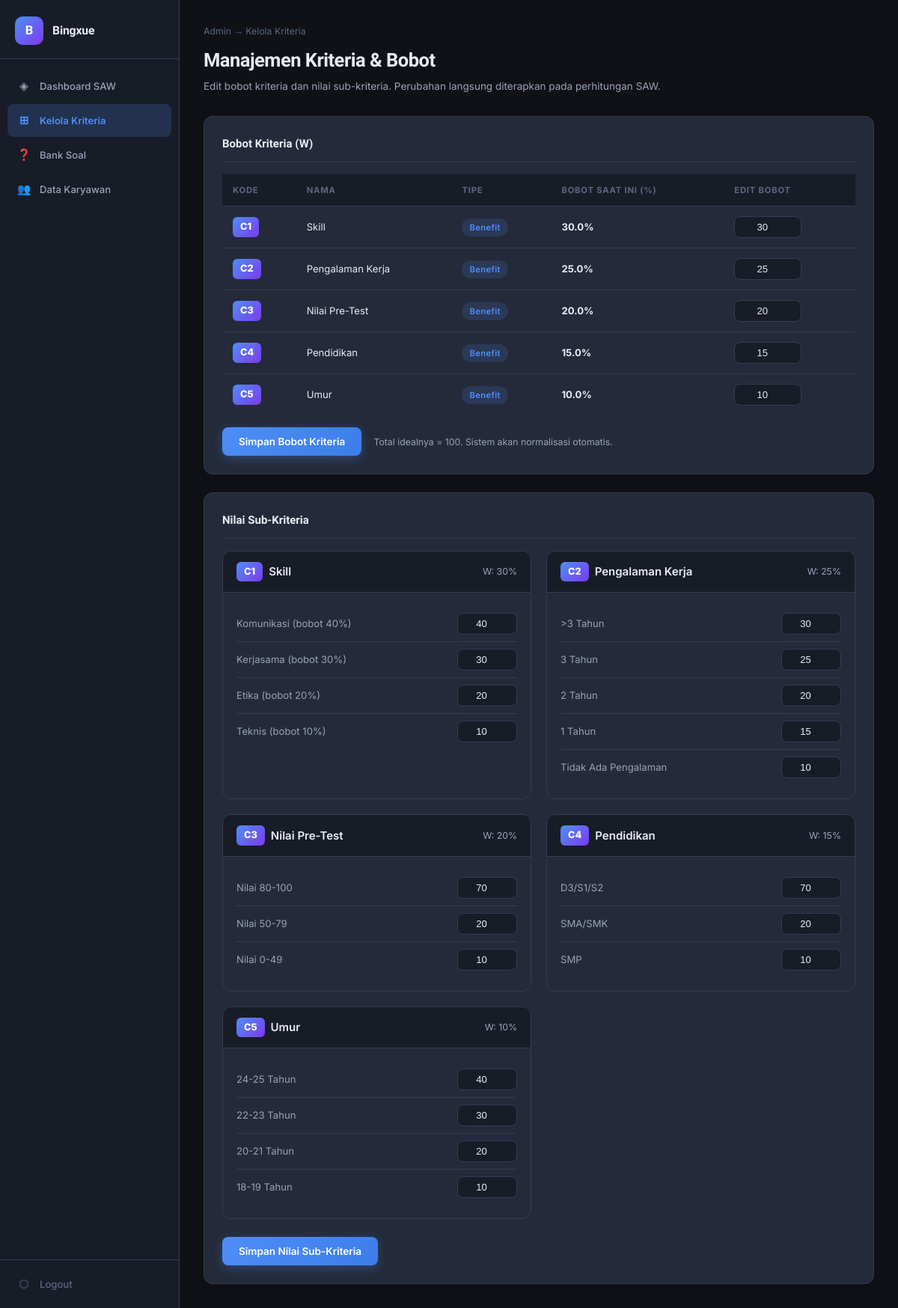
The page /admin_criteria.php (signed in) on the database as committed earlier.
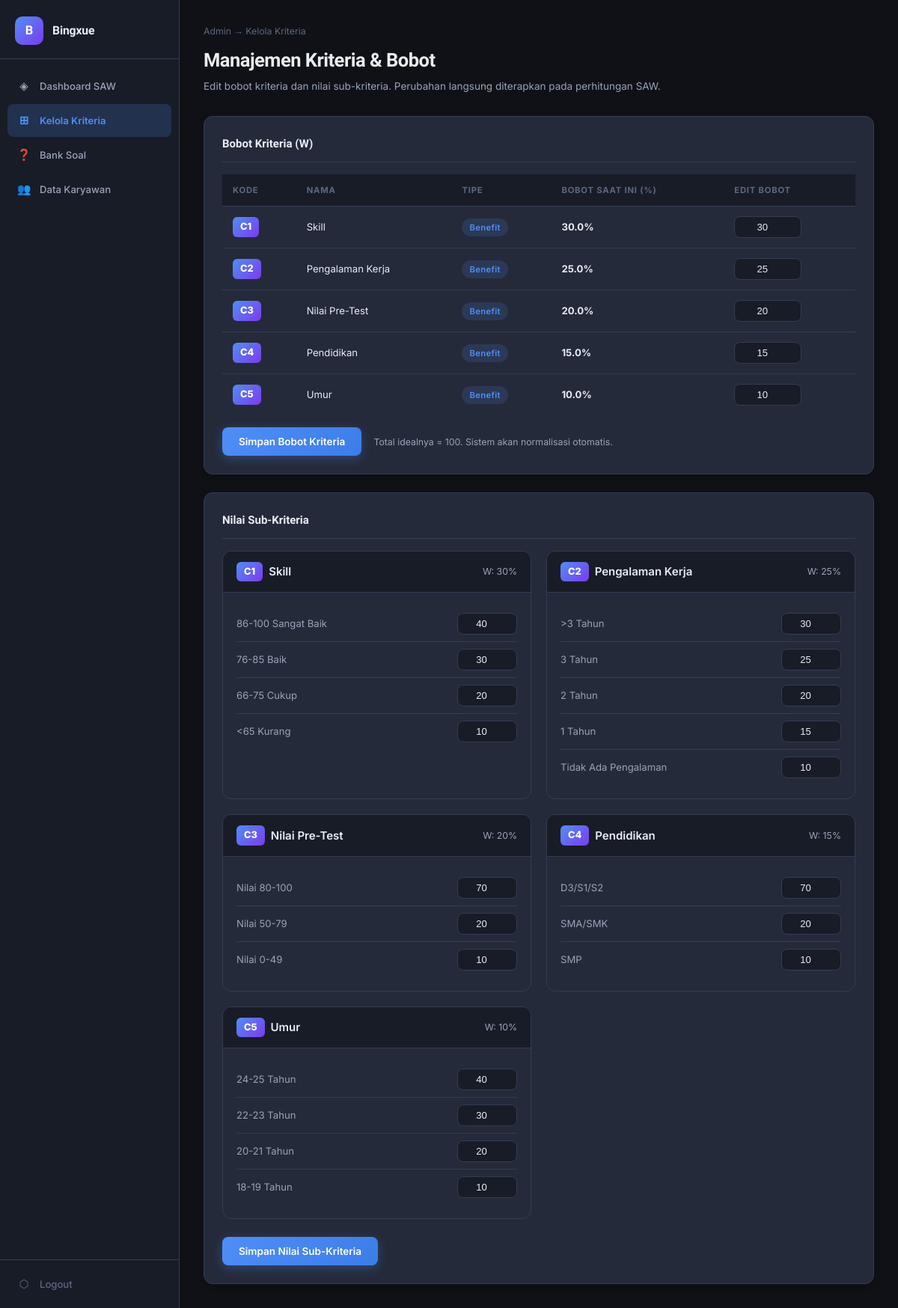
The same page on the database as committed later.
### tables this page shows
CREATE TABLE IF NOT EXISTS `sub_criteria` (
  `id` int(11) NOT NULL AUTO_INCREMENT,
  `criteria_id` int(11) NOT NULL,
  `label` varchar(150) NOT NULL,
  `value` decimal(5,2) NOT NULL,
  PRIMARY KEY (`id`),
  KEY `criteria_id` (`criteria_id`),
  CONSTRAINT `sub_criteria_ibfk_1` FOREIGN KEY (`criteria_id`) REFERENCES `criteria` (`id`) ON DELETE CASCADE
);

### admin_criteria.php (the view, shortened to what this page needs)
<?php
require_once 'partials/header.php';
$db = getDB();
$critRes = $db->query("SELECT * FROM criteria ORDER BY code");
$criteriaList = [];
while ($c = $critRes->fetch_assoc()) {
    $subRes = $db->query("SELECT * FROM sub_criteria WHERE criteria_id={$c['id']} ORDER BY id");
    $subs = [];
    while ($s = $subRes->fetch_assoc()) $subs[] = $s;
    $c['subs'] = $subs;
    $criteriaList[] = $c;
}
?>
<div class="page-header">
    <div class="breadcrumb">Admin → Kelola Kriteria</div>
    <h1>Manajemen Kriteria & Bobot</h1>
    <p>Edit bobot kriteria dan nilai sub-kriteria. Perubahan langsung diterapkan pada perhitungan SAW.</p>
</div>
<div class="card mb-6">
    <div class="card-title">Bobot Kriteria (W)</div>
    <form method="POST">
        <div class="table-wrap">
            <table>
                <thead>
                    <tr><th>Kode</th><th>Nama</th><th>Tipe</th><th>Bobot Saat Ini (%)</th><th>Edit Bobot</th></tr>
                </thead>
                <tbody>
                <?php foreach ($criteriaList as $c): ?>
                <tr>
                    <td><span class="criteria-code"><?= htmlspecialchars($c['code']) ?></span></td>
                    <td><?= htmlspecialchars($c['name']) ?></td>
                    <td><span class="badge badge-info"><?= ucfirst($c['type']) ?></span></td>
                    <td><strong><?= number_format($c['weight'], 1) ?>%</strong></td>
                    <td>
                        <input type="number" name="weight[<?= $c['id'] ?>]"
                               value="<?= number_format($c['weight'], 0) ?>"
                               min="1" max="100" step="1" class="sub-val-input" style="width:90px">
                    </td>
                </tr>
                <?php endforeach; ?>
                </tbody>
            </table>
        </div>
        <div class="mt-4">
            <button type="submit" class="btn btn-primary">Simpan Bobot Kriteria</button>
            <span class="text-sm text-muted" style="margin-left:12px;">Total idealnya = 100. Sistem akan normalisasi otomatis.</span>
        </div>
    </form>
</div>
<div class="card">
    <div class="card-title">Nilai Sub-Kriteria</div>
    <form method="POST">
        <div class="criteria-grid">
        <?php foreach ($criteriaList as $c): ?>
        <div class="criteria-card">
            <div class="criteria-head">
                <div class="flex gap-2" style="align-items:center">
                    <span class="criteria-code"><?= htmlspecialchars($c['code']) ?></span>
                    <span style="font-weight:600"><?= htmlspecialchars($c['name']) ?></span>
                </div>
                <span class="text-sm text-muted">W: <?= number_format($c['weight'], 0) ?>%</span>
            </div>
            <div class="criteria-body">
                <?php if (empty($c['subs'])): ?>
                    <p class="text-muted text-sm">Tidak ada sub-kriteria.</p>
                <?php else: ?>
                    <?php foreach ($c['subs'] as $s): ?>
                    <div class="sub-row">
                        <span class="sub-label"><?= htmlspecialchars($s['label']) ?></span>
                        <input type="number" name="subval[<?= $s['id'] ?>]"
                               value="<?= number_format($s['value'], 0) ?>"
                               min="0" max="100" step="5" class="sub-val-input">
                    </div>
                    <?php endforeach; ?>
                <?php endif; ?>
            </div>
        </div>
        <?php endforeach; ?>
        </div>
        <div class="mt-6">
            <button type="submit" class="btn btn-primary">Simpan Nilai Sub-Kriteria</button>
        </div>
    </form>
</div>

Rows that differ between the two databases and show on the page:
changed sub_criteria: label "Komunikasi (bobot 40%)" → "86-100 Sangat Baik"
changed sub_criteria: label "Kerjasama (bobot 30%)" → "76-85 Baik"
changed sub_criteria: label "Etika (bobot 20%)" → "66-75 Cukup"
changed sub_criteria: label "Teknis (bobot 10%)" → "<65 Kurang"
